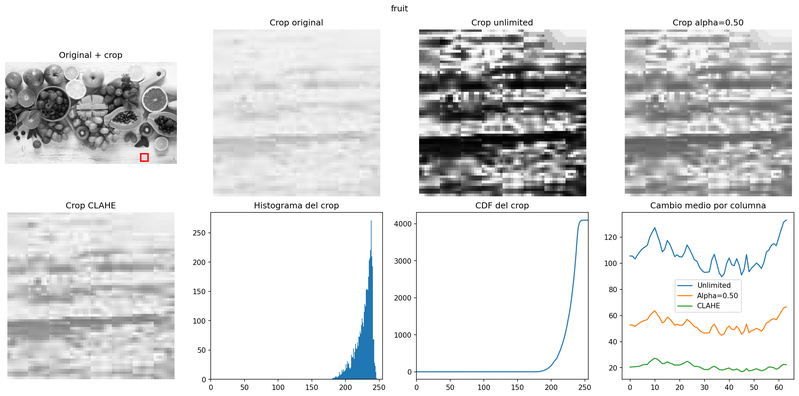
#> input picture results/pregunta2/bad_case/bad_case_fruit.png, 799 x 396 px, shrunk from 2385 x 1182 before the run, given in place of pregunta2.tif, which was not available
$ python test_p2_local.py
#> lines starting #> are read from the running program, lines starting #| are printed output that depends on the picture; pictures that were not available may be replaced by others from this repository, and a replacement may not be noted
### src/pregunta2.py
import numpy as np


def build_region_positions(
    image_length,
    region_size,
    region_step
):
    if image_length <= 0:
        raise ValueError("image_length debe ser positivo")

    if region_size <= 0:
        raise ValueError("region_size debe ser positivo")

    if region_step <= 0:
        raise ValueError("region_step debe ser positivo")

    if region_step > region_size:
        raise ValueError(
            "region_step no puede ser mayor que region_size"
        )

    effective_region_size = min(
        region_size,
        image_length
    )

    # una sola region cubre todo el eje
    if effective_region_size == image_length:
        return [0]

    last_position = (
        image_length
        - effective_region_size
    )

    positions = list(
        range(
            0,
            last_position + 1,
            region_step
        )
    )

    # ajustar la ultima region al borde
    if positions[-1] != last_position:
        positions.append(last_position)

    return positions


def build_region_grid(
    image_shape,
    region_size,
    region_step
):
#> called with image_shape = (64, 64), region_size = 64, region_step = 64
    if len(image_shape) < 2:
        raise ValueError(
            "image_shape debe tener al menos dos dimensiones"
        )

    image_height = image_shape[0]
    image_width = image_shape[1]

    row_positions = build_region_positions(
        image_height,
        region_size,
        region_step
    )

    column_positions = build_region_positions(
        image_width,
        region_size,
        region_step
    )

    effective_region_height = min(
        region_size,
        image_height
    )

    effective_region_width = min(
        region_size,
        image_width
    )

    region_grid = []

    region_number = 0

    for region_row, top in enumerate(row_positions):

        bottom = (
            top
            + effective_region_height
        )

        for region_column, left in enumerate(
            column_positions
        ):

            right = (
                left
                + effective_region_width
            )

            center_y = (
                top
                + bottom
                - 1
            ) / 2.0

            center_x = (
                left
                + right
                - 1
            ) / 2.0

            region = {
                "number": region_number,
                "row": region_row,
                "column": region_column,
                "top": top,
                "bottom": bottom,
                "left": left,
                "right": right,
                "center_y": center_y,
                "center_x": center_x
            }

            region_grid.append(region)

            region_number += 1

    return region_grid


def compute_region_histogram(
    region,
    num_bins=256
):
    if num_bins <= 0:
        raise ValueError(
            "num_bins debe ser positivo"
        )

    histogram, bin_edges = np.histogram(
        region,
        bins=num_bins,
        range=(0, 256)
    )

    return histogram, bin_edges


def compute_region_cdf(histogram):
    cdf = np.cumsum(
        histogram
    )

    return cdf


def find_cdf_min(cdf):
    nonzero_values = cdf[
        cdf > 0
    ]

    if len(nonzero_values) == 0:
        return 0

    cdf_min = nonzero_values[0]

    return cdf_min


def intensity_to_bin(
    intensity,
    num_bins
):
    bin_index = (
        int(intensity)
        * num_bins
        // 256
    )

    bin_index = min(
        bin_index,
        num_bins - 1
    )

    return bin_index


def build_region_mapping(
    histogram,
    num_bins
):
    cdf = compute_region_cdf(
        histogram
    )

    num_pixels = int(
        cdf[-1]
    )

    cdf_min = find_cdf_min(
        cdf
    )

    mapping = np.arange(
        256,
        dtype=np.float64
    )

    # vacia
    if num_pixels == 0:
        return mapping

    denominator = (
        num_pixels
        - cdf_min
    )

    # un bin ocupado no puede ecualizar
    if denominator == 0:
        return mapping

    for intensity in range(256):

        bin_index = intensity_to_bin(
            intensity,
            num_bins
        )

        cdf_value = cdf[
            bin_index
        ]

        mapped_value = (
            (
                cdf_value
                - cdf_min
            )
            / denominator
            * 255.0
        )

        mapped_value = np.clip(
            mapped_value,
            0.0,
            255.0
        )

        mapping[
            intensity
        ] = mapped_value

    return mapping


def apply_contrast_control(
    region_mapping,
    contrast_strength
):
    if not 0.0 <= contrast_strength <= 1.0:
        raise ValueError(
            "contrast_strength debe estar entre 0 y 1"
        )

    identity_mapping = np.arange(
        256,
        dtype=np.float64
    )

    if contrast_strength == 0.0:
        return identity_mapping

    if contrast_strength == 1.0:
        return region_mapping.copy()

    # acercar el mapping a la identidad
    controlled_mapping = (
        identity_mapping
        + contrast_strength
        * (
            region_mapping
            - identity_mapping
        )
    )

    return controlled_mapping


def apply_intensity_mapping(
    image_gray,
    mapping
):
    mapped_image = mapping[
        image_gray
    ]

    mapped_image = np.rint(
        mapped_image
    )

    mapped_image = np.clip(
        mapped_image,
        0,
        255
    )

    mapped_image = mapped_image.astype(
        np.uint8
    )

    return mapped_image


def global_equalization_own(
    image_gray,
    num_bins=256
):
    histogram, _ = compute_region_histogram(
        image_gray,
        num_bins=num_bins
    )

    mapping = build_region_mapping(
        histogram,
        num_bins=num_bins
    )

    equalized_image = apply_intensity_mapping(
        image_gray,
        mapping
    )

    return equalized_image


def compute_region_weights(region):
    region_height = (
        region["bottom"]
        - region["top"]
    )

    region_width = (
        region["right"]
        - region["left"]
    )

    local_y = np.arange(
        region_height,
        dtype=np.float64
    )

    local_x = np.arange(
        region_width,
        dtype=np.float64
    )

    center_y = (
        region_height
        - 1
    ) / 2.0

    center_x = (
        region_width
        - 1
    ) / 2.0

    half_height = (
        region_height
        / 2.0
    )

    half_width = (
        region_width
        / 2.0
    )

    # mas peso cerca del centro
    weight_y = (
        1.0
        - np.abs(
            local_y
            - center_y
        )
        / half_height
    )

    weight_x = (
        1.0
        - np.abs(
            local_x
            - center_x
        )
        / half_width
    )

    weight_y = np.clip(
        weight_y,
        0.0,
        1.0
    )

    weight_x = np.clip(
        weight_x,
        0.0,
        1.0
    )

    region_weights = (
        weight_y[:, None]
        * weight_x[None, :]
    )

    return region_weights


def local_histogram_equalization(
    image_gray,
    region_size,
    region_step,
    num_bins=256,
    contrast_strength=1.0
):
#> called with region_size = 64, region_step = 32, num_bins = 256, contrast_strength = 1
    if image_gray.ndim != 2:
        raise ValueError(
            "image_gray debe ser una imagen 2D"
        )

    if image_gray.dtype != np.uint8:
        raise ValueError(
            "image_gray debe tener dtype uint8"
        )

    if not 0.0 <= contrast_strength <= 1.0:
        raise ValueError(
            "contrast_strength debe estar entre 0 y 1"
        )

    region_grid = build_region_grid(
        image_shape=image_gray.shape,
        region_size=region_size,
        region_step=region_step
    )

    accumulated_values = np.zeros(
        image_gray.shape,
        dtype=np.float64
    )

    accumulated_weights = np.zeros(
        image_gray.shape,
        dtype=np.float64
    )

    for region in region_grid:

        top = region["top"]
        bottom = region["bottom"]
        left = region["left"]
        right = region["right"]

        region_image = image_gray[
            top:bottom,
            left:right
        ]

        histogram, _ = (
            compute_region_histogram(
                region_image,
                num_bins=num_bins
            )
        )

        region_mapping = build_region_mapping(
            histogram,
            num_bins=num_bins
        )

        controlled_mapping = (
            apply_contrast_control(
                region_mapping,
                contrast_strength
            )
        )

        mapped_region = controlled_mapping[
            region_image
        ]

        region_weights = (
            compute_region_weights(
                region
            )
        )

        # acumular las regiones que se solapan
        accumulated_values[
            top:bottom,
            left:right
        ] += (
            mapped_region
            * region_weights
        )

        accumulated_weights[
            top:bottom,
            left:right
        ] += region_weights

    if np.any(
        accumulated_weights <= 0
    ):
        raise RuntimeError(
            "hay pixels sin peso acumulado"
        )

    output_image = (
        accumulated_values
        / accumulated_weights
    )

    output_image = np.rint(
        output_image
    )

    output_image = np.clip(
        output_image,
        0,
        255
    )

    output_image = output_image.astype(
        np.uint8
    )

    return output_image

### experiments/test_p2_local.py
from pathlib import Path

import cv2
import matplotlib.pyplot as plt
import numpy as np

from src.pregunta2 import (
    build_region_grid,
    compute_region_weights,
    global_equalization_own,
    local_histogram_equalization
)


def test_region_weights():
    image_shape = (
        64,
        64
    )

    region_grid = build_region_grid(
        image_shape=image_shape,
        region_size=64,
        region_step=64
    )

    region = region_grid[0]

    region_weights = compute_region_weights(
        region
    )

    minimum_weight = (
        region_weights.min()
    )

    maximum_weight = (
        region_weights.max()
    )

    print("----------------------------------------")
    print("Test de pesos")
    print("----------------------------------------")

    print(
        "Minimum weight:",
        f"{minimum_weight:.6f}"
    )

    print(
        "Maximum weight:",
        f"{maximum_weight:.6f}"
    )

    assert minimum_weight > 0
    assert maximum_weight <= 1

    print(
        "Todos los pesos son positivos: OK"
    )


def test_uniform_image():
    uniform_image = np.full(
        (160, 220),
        120,
        dtype=np.uint8
    )

    equalized_uniform = (
        local_histogram_equalization(
            uniform_image,
            region_size=64,
            region_step=32,
            num_bins=256
        )
    )

    difference = np.abs(
        equalized_uniform.astype(np.int16)
        - uniform_image.astype(np.int16)
    )

    maximum_difference = (
        difference.max()
    )

    print()
    print("----------------------------------------")
    print("Test de imagen uniforme")
    print("----------------------------------------")

    print(
        "Maximum difference:",
        maximum_difference
    )

    assert maximum_difference == 0

    print(
        "La imagen uniforme queda igual: OK"
    )


def run_local_experiment(
    image_path,
    image_name,
    output_directory
):
#> called with image_name = 'profesor'
    image_gray = cv2.imread(
        str(image_path),
        cv2.IMREAD_GRAYSCALE
    )
#> image_gray: shape (396, 799); min 0, max 255, mean 219.9

    if image_gray is None:
        raise FileNotFoundError(
            f"No se pudo leer: {image_path}"
        )

    print()
    print("----------------------------------------")
    print(
        f"Imagen: {image_name}"
    )
    print("----------------------------------------")

    print(
        "Image shape:",
        image_gray.shape
    )
#| Image shape: (396, 799)

    single_region_size = max(
        image_gray.shape
    )
#> single_region_size = 799

    local_single_region = (
        local_histogram_equalization(
            image_gray,
            region_size=single_region_size,
            region_step=single_region_size,
            num_bins=256
        )
    )
#> call 2 of local_histogram_equalization, with region_size = 799, region_step = 799, num_bins = 256, contrast_strength = 1
#> the loop in local_histogram_equalization (call 2), `for region in region_grid: ` made 1 pass
#> (num_pixels in build_region_mapping, denominator in build_region_mapping) on pass 1: (316404, 316264)
#> after the loop in local_histogram_equalization (call 2), `for region in region_grid:`:
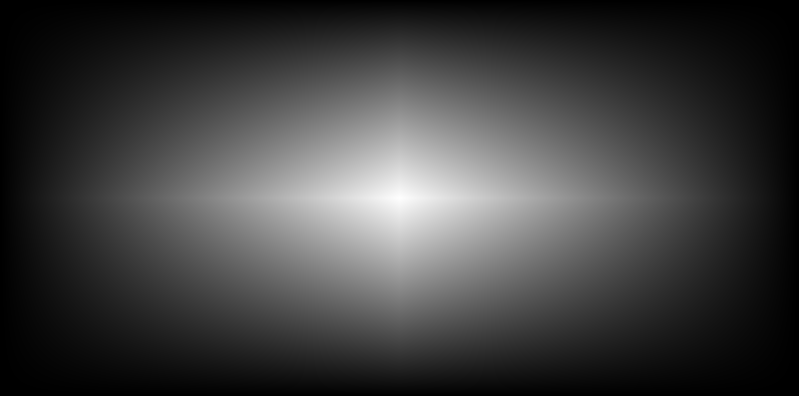
#> accumulated_weights: shape (396, 799) float64; min 3.16e-06, max 0.997, mean 0.25

    global_image = (
        global_equalization_own(
            image_gray,
            num_bins=256
        )
    )
#> in global_equalization_own, `histogram, _ = compute_region_histogram( image_gray, num_bins=num_bins )`: histogram = 256 values, max 161979 at index 255, min 69 at index 1, mean 1236

    single_difference = np.abs(
        local_single_region.astype(np.int16)
        - global_image.astype(np.int16)
    )
#> single_difference: shape (396, 799) int16; every value is 0

    print(
        "Maximum difference "
        "local/global:",
        single_difference.max()
    )
#| Maximum difference local/global: 0

    assert single_difference.max() == 0

    print(
        "Una sola region reproduce "
        "la ecualizacion global: OK"
    )

    region_size = 64

    local_step_equal_size = (
        local_histogram_equalization(
            image_gray,
            region_size=region_size,
            region_step=64,
            num_bins=256
        )
    )
#> call 3 of local_histogram_equalization, with region_size = 64, region_step = 64, num_bins = 256, contrast_strength = 1
#> after the loop in local_histogram_equalization (call 3), `for region in region_grid:`:
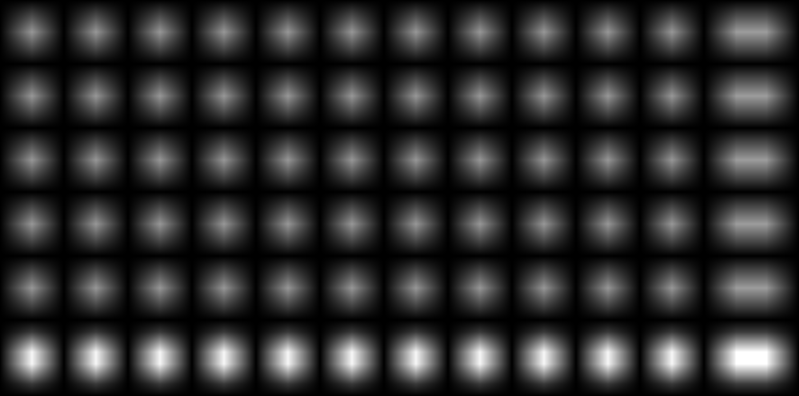
#> accumulated_weights: shape (396, 799) float64; min 0.000244, max 1.68, mean 0.295; drawn with min black and max white
#> after the loop in local_histogram_equalization (call 3), `for region in region_grid:`:
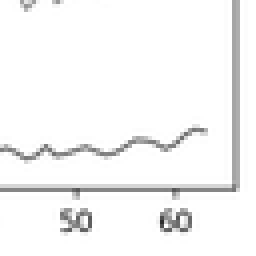
#> region_image: shape (64, 64) (shown 4 times larger); min 46, max 255, mean 245.7

    local_overlap_50 = (
        local_histogram_equalization(
            image_gray,
            region_size=region_size,
            region_step=32,
            num_bins=256
        )
    )
#> call 4 of local_histogram_equalization, with region_size = 64, region_step = 32, num_bins = 256, contrast_strength = 1
#> after the loop in local_histogram_equalization (call 4), `for region in region_grid:`:
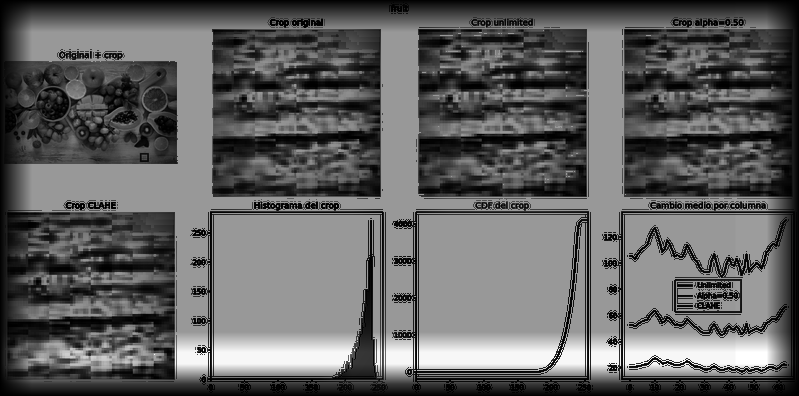
#> accumulated_values: shape (396, 799) float64; min 0, max 427.3, mean 162.5; drawn with min black and max white
#> after the loop in local_histogram_equalization (call 4), `for region in region_grid:`:
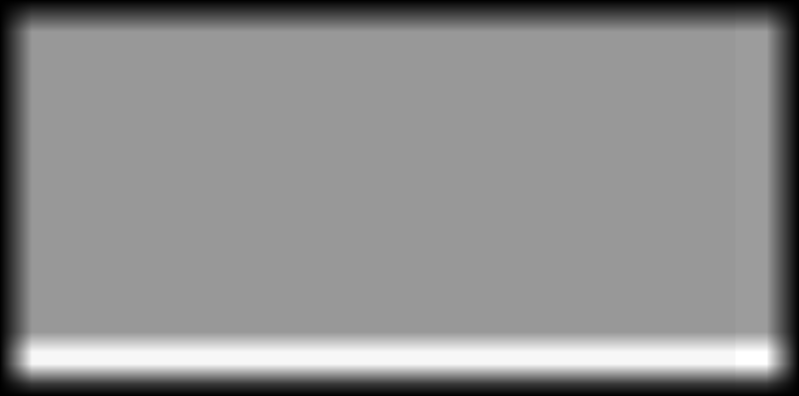
#> accumulated_weights: shape (396, 799) float64; min 0.000244, max 1.68, mean 0.932; drawn with min black and max white
#> in local_histogram_equalization (call 4), `output_image = ( accumulated_values / accumulated_weights )`:
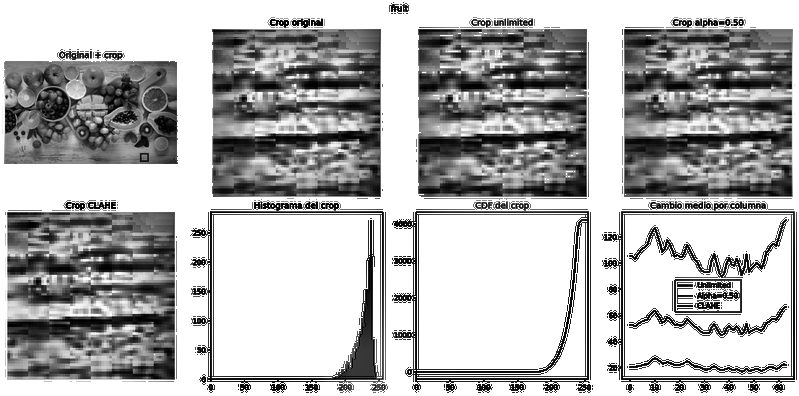
#> output_image: shape (396, 799) float64; min 0, max 255, mean 177.5

    difference_step_equal = np.abs(
        local_step_equal_size.astype(np.int16)
        - image_gray.astype(np.int16)
    )

    difference_overlap = np.abs(
        local_overlap_50.astype(np.int16)
        - image_gray.astype(np.int16)
    )
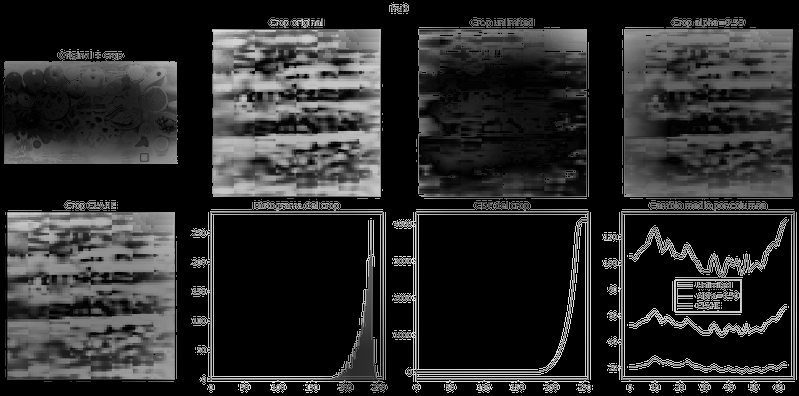
#> difference_overlap: shape (396, 799) int16; min 0, max 235, mean 43.5

    print()
    print(
        "region_size=64, "
        "region_step=64"
    )

    print(
        "Mean difference from original:",
        f"{difference_step_equal.mean():.3f}"
    )
#| Mean difference from original: 46.508

    print()
    print(
        "region_size=64, "
        "region_step=32"
    )

    print(
        "Mean difference from original:",
        f"{difference_overlap.mean():.3f}"
    )
#| Mean difference from original: 43.508

    figure, axes = plt.subplots(
        1,
        3,
        figsize=(15, 5)
    )

    axes[0].imshow(
        image_gray,
        cmap="gray",
        vmin=0,
        vmax=255
    )

    axes[0].set_title(
        "Original"
    )

    axes[1].imshow(
        local_step_equal_size,
        cmap="gray",
        vmin=0,
        vmax=255
    )

    axes[1].set_title(
        "Local unlimited\n"
        "size=64, step=64"
    )

    axes[2].imshow(
        local_overlap_50,
        cmap="gray",
        vmin=0,
        vmax=255
    )

    axes[2].set_title(
        "Local unlimited\n"
        "size=64, step=32"
    )

    for axis in axes:
        axis.axis("off")

    figure.suptitle(
        image_name
    )

    figure.tight_layout()

    output_path = (
        output_directory
        / f"local_unlimited_{image_name}.png"
    )

    figure.savefig(
        output_path,
        dpi=150,
        bbox_inches="tight"
    )

    plt.close(figure)

    print(
        "Resultado guardado en:",
        output_path
    )


def main():
    project_directory = (
        Path(__file__)
        .resolve()
        .parents[1]
    )

    output_directory = (
        project_directory
        / "results"
        / "pregunta2"
        / "local_unlimited"
    )

    output_directory.mkdir(
        parents=True,
        exist_ok=True
    )

    test_region_weights()
    test_uniform_image()

    image_configurations = [
        {
            "name": "profesor",
            "path": (
                project_directory
                / "images"
                / "profesor"
                / "pregunta2.tif"
            )
        },
        {
            "name": "fruit",
            "path": (
                project_directory
                / "images"
                / "propias"
                / "fruit.jpg"
            )
        }
    ]

    for current_image in image_configurations:

        run_local_experiment(
            image_path=current_image[
                "path"
            ],
            image_name=current_image[
                "name"
            ],
            output_directory=output_directory
        )
#> pass 2 of the loop in main, `for current_image in image_configurations:`:
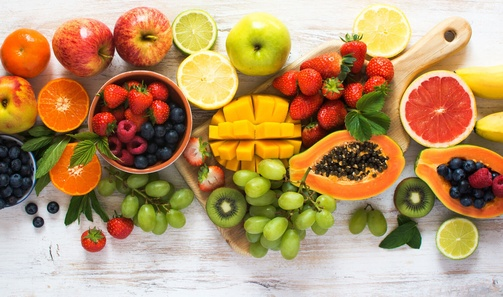
#> input picture images/propias/fruit.jpg, 503 x 297 px, shrunk from 1500 x 888 before the run
#> image_gray: shape (297, 503)
#| Image shape: (297, 503)
#> single_difference: shape (297, 503) int16; every value is 0
#| Maximum difference local/global: 0
#> after the loop in local_histogram_equalization (call 6), `for region in region_grid:`:
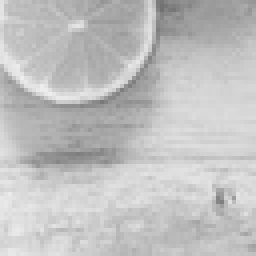
#> region_image: shape (64, 64) (shown 4 times larger); min 113, max 237, mean 192.6
#> in local_histogram_equalization (call 6), `output_image = ( accumulated_values / accumulated_weights )`:
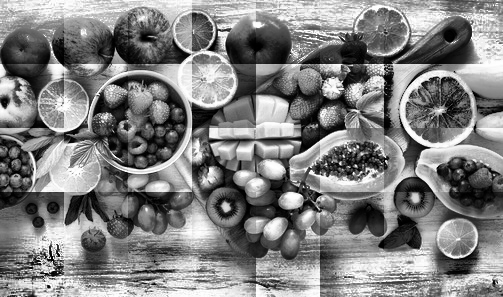
#> output_image: shape (297, 503) float64; min 0, max 255, mean 129.2
#| Mean difference from original: 48.402
#| Mean difference from original: 41.305

    print()
    print("----------------------------------------")
    print(
        "Todos los tests terminaron "
        "correctamente."
    )
    print("----------------------------------------")


if __name__ == "__main__":
    main()
